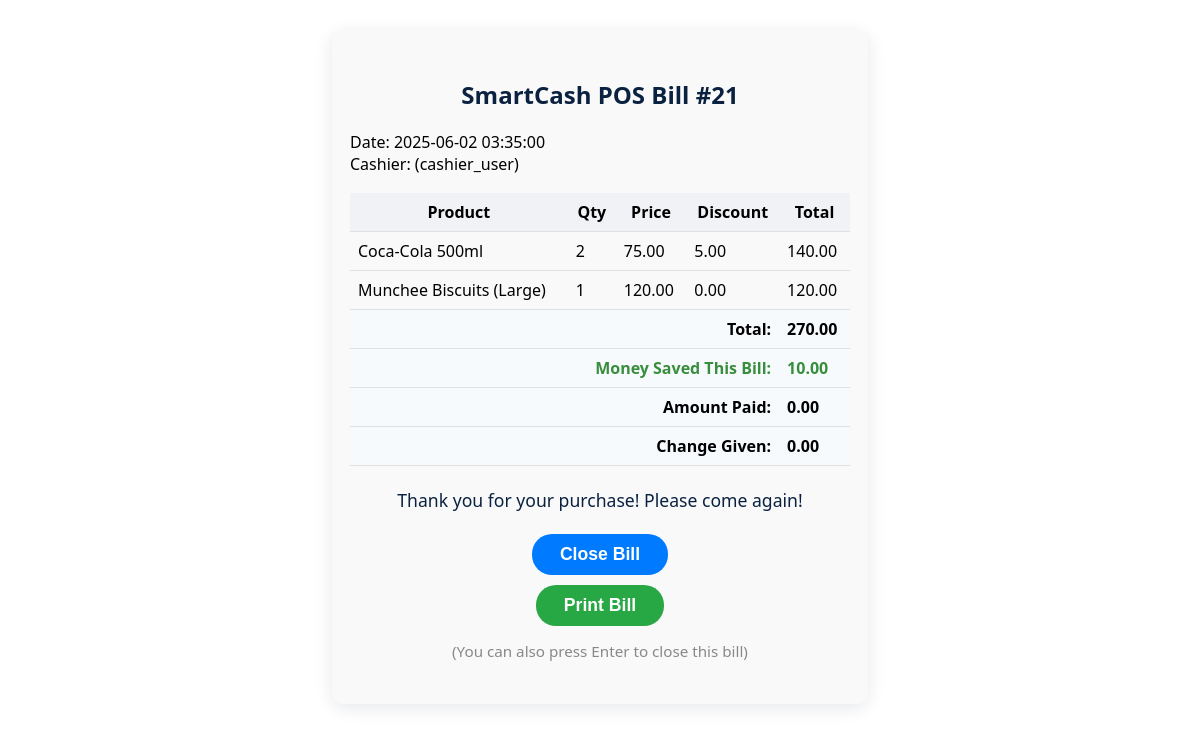
The app's page /bill_popup.php?transaction_id=21 with its own data.
### tables this page shows
CREATE TABLE IF NOT EXISTS `transactions` (
  `transaction_id` int NOT NULL AUTO_INCREMENT,
  `user_id` int NOT NULL,
  `transaction_date` timestamp NOT NULL DEFAULT CURRENT_TIMESTAMP,
  `total_amount` decimal(10,2) NOT NULL,
  `payment_method` varchar(50) DEFAULT 'Cash',
  `amount_paid` decimal(10,2) DEFAULT NULL,
  `change_given` decimal(10,2) DEFAULT NULL,
  PRIMARY KEY (`transaction_id`),
  KEY `user_id` (`user_id`)
);

CREATE TABLE IF NOT EXISTS `users` (
  `id` int NOT NULL AUTO_INCREMENT,
  `username` varchar(50) NOT NULL,
  `password_hash` varchar(255) NOT NULL,
  `full_name` varchar(100) NOT NULL,
  `role` enum('admin','cashier','inventory_manager') NOT NULL,
  `status` enum('active','inactive') DEFAULT 'active',
  `contact_info` varchar(255) DEFAULT NULL,
  `address` text,
  `created_at` timestamp NOT NULL DEFAULT CURRENT_TIMESTAMP,
  `updated_at` timestamp NOT NULL DEFAULT CURRENT_TIMESTAMP ON UPDATE CURRENT_TIMESTAMP,
  PRIMARY KEY (`id`),
  UNIQUE KEY `username` (`username`)
);

CREATE TABLE IF NOT EXISTS `transaction_items` (
  `item_id` int NOT NULL AUTO_INCREMENT,
  `transaction_id` int NOT NULL,
  `product_id` int NOT NULL,
  `quantity` int NOT NULL,
  `selling_price_at_sale` decimal(10,2) NOT NULL,
  PRIMARY KEY (`item_id`),
  KEY `transaction_id` (`transaction_id`),
  KEY `product_id` (`product_id`)
);

CREATE TABLE IF NOT EXISTS `products` (
  `product_id` int NOT NULL AUTO_INCREMENT,
  `product_name` varchar(255) NOT NULL,
  `category` varchar(100) DEFAULT NULL,
  `buying_price` decimal(10,2) NOT NULL,
  `selling_price` decimal(10,2) NOT NULL,
  `discount` decimal(10,2) DEFAULT '0.00',
  `current_stock` int DEFAULT '0',
  `min_stock_level` int DEFAULT '10',
  `supplier` varchar(255) DEFAULT NULL,
  `description` text,
  `created_at` timestamp NOT NULL DEFAULT CURRENT_TIMESTAMP,
  `updated_at` timestamp NOT NULL DEFAULT CURRENT_TIMESTAMP ON UPDATE CURRENT_TIMESTAMP,
  PRIMARY KEY (`product_id`),
  UNIQUE KEY `product_name` (`product_name`)
);

### bill_popup.php (the view, shortened to what this page needs)
<?php
require_once __DIR__ . '/db_connect.php';
$transaction_id = isset($_GET['transaction_id']) ? intval($_GET['transaction_id']) : 0;
$stmt = $pdo->prepare("SELECT t.*, u.full_name, u.username FROM transactions t JOIN users u ON t.user_id = u.id WHERE t.transaction_id = ?");
$stmt->execute([$transaction_id]);
$transaction = $stmt->fetch();
$stmt = $pdo->prepare("SELECT ti.*, p.product_name, p.discount FROM transaction_items ti JOIN products p ON ti.product_id = p.product_id WHERE ti.transaction_id = ?");
$stmt->execute([$transaction_id]);
$items = $stmt->fetchAll();
$total_discount = 0;
foreach ($items as $item) {
    $total_discount += $item['discount'] * $item['quantity'];
}
?>
<!DOCTYPE html>
<html lang="en">
<head>
</head>
<body>
    <div class="bill-container">
        <h2>SmartCash POS Bill #<?php echo $transaction_id; ?></h2>
        <p>Date: <?php echo date('Y-m-d H:i:s', strtotime($transaction['transaction_date'])); ?><br>Cashier: <?php echo htmlspecialchars($transaction['full_name']); ?> (<?php echo htmlspecialchars($transaction['username']); ?>)</p>
        <table>
            <thead><tr><th>Product</th><th>Qty</th><th>Price</th><th>Discount</th><th>Total</th></tr></thead>
            <tbody>
            <?php foreach ($items as $item): ?>
                <tr>
                    <td><?php echo htmlspecialchars($item['product_name']); ?></td>
                    <td><?php echo $item['quantity']; ?></td>
                    <td><?php echo number_format($item['selling_price_at_sale'],2); ?></td>
                    <td><?php echo number_format($item['discount'],2); ?></td>
                    <td><?php echo number_format(($item['selling_price_at_sale']-$item['discount'])*$item['quantity'],2); ?></td>
                </tr>
            <?php endforeach; ?>
            </tbody>
            <tfoot>
                <tr><td colspan="4" style="text-align:right;">Total:</td><td><?php echo number_format($transaction['total_amount'],2); ?></td></tr>
                <tr><td colspan="4" style="text-align:right;" class="money-saved">Money Saved This Bill:</td><td class="money-saved"><?php echo number_format($total_discount,2); ?></td></tr>
                <tr><td colspan="4" style="text-align:right;">Amount Paid:</td><td><?php echo number_format($transaction['amount_paid'],2); ?></td></tr>
                <tr><td colspan="4" style="text-align:right;">Change Given:</td><td><?php echo number_format($transaction['change_given'],2); ?></td></tr>
            </tfoot>
        </table>
        <p style="text-align:center;font-size:1.1em;color:#0A2240;margin-top:22px;font-weight:500;">Thank you for your purchase! Please come again!</p>
        <div class="bill-actions">
            <button class="close-btn" onclick="window.close();">Close Bill</button>
            <button class="close-btn" style="background:#28a745;margin-top:10px;" onclick="window.print();">Print Bill</button>
            <p style="text-align:center;color:#888;font-size:0.95em;">(You can also press Enter to close this bill)</p>
        </div>
    </div>
</body>
</html>

### bill_popup.php (style rules this page uses)
body { font-family: Segoe UI, Arial, sans-serif; background: #fff; }
.bill-container { max-width: 500px; margin: 30px auto; background: #f9f9f9; border-radius: 12px; box-shadow: 0 4px 18px rgba(10,34,64,0.10); padding: 28px 18px; }
h2 { color: #0A2240; text-align: center; }
table { width: 100%; border-collapse: collapse; margin-top: 18px; }
th, td { padding: 8px; border-bottom: 1px solid #e0e0e0; }
th { background: #f0f2f5; }
tfoot td { font-weight: bold; background: #f7fafd; }
.money-saved { color: #388e3c; }
.close-btn { background: #007bff; color: #fff; border: none; border-radius: 20px; padding: 10px 28px; font-size: 1.1em; font-weight: 600; cursor: pointer; margin-top: 22px; display: block; margin-left: auto; margin-right: auto; }

### records on screen
transactions: transaction_date "2025-06-02 03:35:00", user.username "cashier_user", total_amount "270.00", amount_paid "0.00", change_given "0.00"
transaction_items: product.product_name "Coca-Cola 500ml", quantity "2", selling_price_at_sale "75.00", product.discount "5.00", ($item['selling_price_at_sale']-$item['discount'])*$item['quantity'] "140.00"
transaction_items: product.product_name "Munchee Biscuits (Large)", quantity "1", selling_price_at_sale "120.00", product.discount "0.00"

### other values on screen
$transaction_id "21"
$total_discount "10.00"
